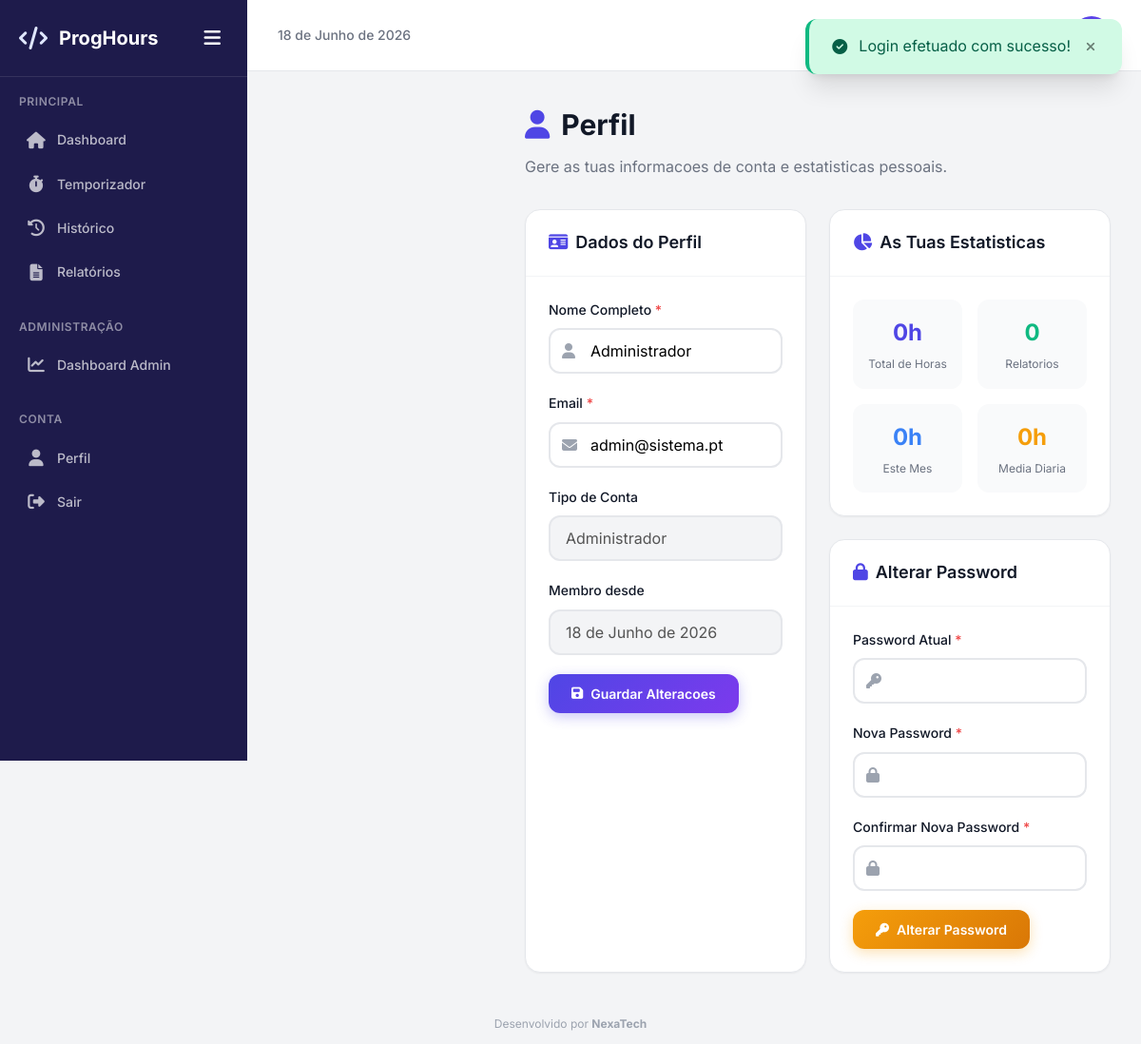
/perfil.php (signed in), run on the app's committed database.
### tables this page shows
CREATE TABLE IF NOT EXISTS utilizadores (
    id INT AUTO_INCREMENT PRIMARY KEY,
    nome VARCHAR(100) NOT NULL,
    email VARCHAR(150) NOT NULL UNIQUE,
    password VARCHAR(255) NOT NULL,
    role ENUM('admin', 'user') DEFAULT 'user',
    foto VARCHAR(255) DEFAULT NULL,
    ativo TINYINT(1) DEFAULT 1,
    created_at TIMESTAMP DEFAULT CURRENT_TIMESTAMP,
    updated_at TIMESTAMP DEFAULT CURRENT_TIMESTAMP ON UPDATE CURRENT_TIMESTAMP
);

### includes/auth.php (called while the page is built, shortened)
<?php
require_once __DIR__ . '/db.php';
function estaAutenticado(): bool {
    return isset($_SESSION['user_id']) && $_SESSION['user_id'] > 0;
}
function getUtilizadorAtual(): ?array {
    return fetchOne("SELECT * FROM utilizadores WHERE id = ?", [$_SESSION['user_id']]);
}

### includes/db.php (called while the page is built, shortened)
<?php
function getDB(): PDO {
    static $db = null;
    if ($db === null) {
        try {
            $dsn = "mysql:host=" . DB_HOST . ";dbname=" . DB_NAME . ";charset=utf8mb4";
            $opcoes = [
                PDO::ATTR_ERRMODE            => PDO::ERRMODE_EXCEPTION,
                PDO::ATTR_DEFAULT_FETCH_MODE => PDO::FETCH_ASSOC,
                PDO::ATTR_EMULATE_PREPARES   => false,
            ];
            $db = new PDO($dsn, DB_USER, DB_PASS, $opcoes);
        } catch (PDOException $e) {
            die("Erro de conexao a base de dados: " . $e->getMessage());
        }
    }
    return $db;
}
function query(string $sql, array $params = []): PDOStatement {
    $db = getDB();
    $stmt = $db->prepare($sql);
    $stmt->execute($params);
    return $stmt;
}
function fetchOne(string $sql, array $params = []): ?array {
    $stmt = query($sql, $params);
    $result = $stmt->fetch();
    return $result ?: null;
}

### includes/functions.php (called while the page is built, shortened)
<?php
require_once __DIR__ . '/db.php';
function formatarHoras(float $horas): string {
    $h = floor($horas);
    $m = round(($horas - $h) * 60);
    return "{$h}h " . ($m > 0 ? "{$m}min" : "");
}
function formatarData(string $data): string {
    $meses = [
        1 => 'Janeiro', 'Fevereiro', 'Marco', 'Abril', 'Maio', 'Junho',
        'Julho', 'Agosto', 'Setembro', 'Outubro', 'Novembro', 'Dezembro'
    ];
    $d = date('j', strtotime($data));
    $m = $meses[(int)date('n', strtotime($data))];
    $a = date('Y', strtotime($data));
    return "{$d} de {$m} de {$a}";
}
function getSemanaAtual(): array {
    $hoje = date('Y-m-d');
    $diaSemana = date('N', strtotime($hoje));
    $inicio = date('Y-m-d', strtotime($hoje . ' -' . ($diaSemana - 1) . ' days'));
    $fim = date('Y-m-d', strtotime($inicio . ' +6 days'));
    return ['inicio' => $inicio, 'fim' => $fim];
}
function getMesAtual(): array {
    $inicio = date('Y-m-01');
    $fim = date('Y-m-t');
    return ['inicio' => $inicio, 'fim' => $fim];
}
function getEstatisticasHoras(int $user_id): array {
    $semana = getSemanaAtual();
    $mes = getMesAtual();
    $hoje = fetchOne("SELECT COALESCE(SUM(total_horas), 0) as total FROM horas WHERE user_id = ? AND data = CURDATE() AND status = 'concluido'", [$user_id]);
    $semanaTotal = fetchOne("SELECT COALESCE(SUM(total_horas), 0) as total FROM horas WHERE user_id = ? AND data BETWEEN ? AND ? AND status = 'concluido'", [$user_id, $semana['inicio'], $semana['fim']]);
    $mesTotal = fetchOne("SELECT COALESCE(SUM(total_horas), 0) as total FROM horas WHERE user_id = ? AND data BETWEEN ? AND ? AND status = 'concluido'", [$user_id, $mes['inicio'], $mes['fim']]);
    $total = fetchOne("SELECT COALESCE(SUM(total_horas), 0) as total FROM horas WHERE user_id = ? AND status = 'concluido'", [$user_id]);
    $media = fetchOne("SELECT COALESCE(AVG(total_horas), 0) as media FROM (SELECT SUM(total_horas) as total_horas FROM horas WHERE user_id = ? AND status = 'concluido' GROUP BY data) as medias", [$user_id]);
    return [
        'hoje'   => (float) $hoje['total'],
        'semana' => (float) $semanaTotal['total'],
        'mes'    => (float) $mesTotal['total'],
        'total'  => (float) $total['total'],
        'media'  => round((float) $media['media'], 2)
    ];
}

### public/perfil.php (the view, shortened to what this page needs)
<?php
require_once __DIR__ . '/../includes/header.php';
$user_id = $_SESSION['user_id'];
$user = getUtilizadorAtual();
$stats = getEstatisticasHoras($user_id);
$totalRelatorios = fetchOne("SELECT COUNT(*) as total FROM relatorios WHERE user_id = ?", [$user_id]);
?>
<div class="page-header">
    <h1><i class="fas fa-user" style="margin-right:12px;color:var(--primary);"></i>Perfil</h1>
    <p>Gere as tuas informacoes de conta e estatisticas pessoais.</p>
</div>
<div class="grid-2">
    <div class="card fade-in">
        <div class="card-header">
            <h2 class="card-title"><i class="fas fa-id-card" style="margin-right:8px;color:var(--primary);"></i>Dados do Perfil</h2>
        </div>
        <div class="card-body">
            <form method="POST" action="">
                <div class="form-group">
                    <label class="form-label" for="nome">Nome Completo <span>*</span></label>
                    <div class="input-icon-wrapper">
                        <i class="fas fa-user"></i>
                        <input type="text" id="nome" name="nome" class="form-input" value="<?php echo htmlspecialchars($user['nome']); ?>" required>
                    </div>
                </div>
                <div class="form-group">
                    <label class="form-label" for="email">Email <span>*</span></label>
                    <div class="input-icon-wrapper">
                        <i class="fas fa-envelope"></i>
                        <input type="email" id="email" name="email" class="form-input" value="<?php echo htmlspecialchars($user['email']); ?>" required>
                    </div>
                </div>
                <div class="form-group">
                    <label class="form-label">Tipo de Conta</label>
                    <input type="text" class="form-input" value="<?php echo $user['role'] === 'admin' ? 'Administrador' : 'Programador'; ?>" disabled style="background:var(--gray-100);">
                </div>
                <div class="form-group">
                    <label class="form-label">Membro desde</label>
                    <input type="text" class="form-input" value="<?php echo formatarData(date('Y-m-d', strtotime($user['created_at']))); ?>" disabled style="background:var(--gray-100);">
                </div>
                <button type="submit" class="btn btn-primary">
                    <i class="fas fa-save"></i> Guardar Alteracoes
                </button>
            </form>
        </div>
    </div>
    <div>
        <div class="card fade-in" style="margin-bottom:24px;">
            <div class="card-header">
                <h2 class="card-title"><i class="fas fa-chart-pie" style="margin-right:8px;color:var(--primary);"></i>As Tuas Estatisticas</h2>
            </div>
            <div class="card-body">
                <div style="display:grid; grid-template-columns:1fr 1fr; gap:16px;">
                    <div style="text-align:center; padding:16px; background:var(--gray-50); border-radius:var(--radius-lg);">
                        <div style="font-size:var(--font-size-2xl); font-weight:700; color:var(--primary);"><?php echo formatarHoras($stats['total']); ?></div>
                        <div style="font-size:var(--font-size-xs); color:var(--text-secondary); margin-top:4px;">Total de Horas</div>
                    </div>
                    <div style="text-align:center; padding:16px; background:var(--gray-50); border-radius:var(--radius-lg);">
                        <div style="font-size:var(--font-size-2xl); font-weight:700; color:var(--success);"><?php echo $totalRelatorios['total']; ?></div>
                        <div style="font-size:var(--font-size-xs); color:var(--text-secondary); margin-top:4px;">Relatorios</div>
                    </div>
                    <div style="text-align:center; padding:16px; background:var(--gray-50); border-radius:var(--radius-lg);">
                        <div style="font-size:var(--font-size-2xl); font-weight:700; color:var(--info);"><?php echo formatarHoras($stats['mes']); ?></div>
                        <div style="font-size:var(--font-size-xs); color:var(--text-secondary); margin-top:4px;">Este Mes</div>
                    </div>
                    <div style="text-align:center; padding:16px; background:var(--gray-50); border-radius:var(--radius-lg);">
                        <div style="font-size:var(--font-size-2xl); font-weight:700; color:var(--warning);"><?php echo formatarHoras($stats['media']); ?></div>
                        <div style="font-size:var(--font-size-xs); color:var(--text-secondary); margin-top:4px;">Media Diaria</div>
                    </div>
                </div>
            </div>
        </div>
        <div class="card fade-in">
            <div class="card-header">
                <h2 class="card-title"><i class="fas fa-lock" style="margin-right:8px;color:var(--primary);"></i>Alterar Password</h2>
            </div>
            <div class="card-body">
                <form method="POST" action="">
                    <div class="form-group">
                        <label class="form-label" for="password_atual">Password Atual <span>*</span></label>
                        <div class="input-icon-wrapper">
                            <i class="fas fa-key"></i>
                            <input type="password" id="password_atual" name="password_atual" class="form-input" required>
                        </div>
                    </div>
                    <div class="form-group">
                        <label class="form-label" for="nova_password">Nova Password <span>*</span></label>
                        <div class="input-icon-wrapper">
                            <i class="fas fa-lock"></i>
                            <input type="password" id="nova_password" name="nova_password" class="form-input" required minlength="6">
                        </div>
                    </div>
                    <div class="form-group">
                        <label class="form-label" for="confirmar_password">Confirmar Nova Password <span>*</span></label>
                        <div class="input-icon-wrapper">
                            <i class="fas fa-lock"></i>
                            <input type="password" id="confirmar_password" name="confirmar_password" class="form-input" required minlength="6">
                        </div>
                    </div>
                    <button type="submit" class="btn btn-warning">
                        <i class="fas fa-key"></i> Alterar Password
                    </button>
                </form>
            </div>
        </div>
    </div>
</div>
<?php require_once __DIR__ . '/../includes/footer.php'; ?>

### public/assets/css/style.css (style rules this page uses)
:root { --primary: #4f46e5; --primary-dark: #4338ca; --primary-light: #e0e7ff; --primary-gradient: linear-gradient(135deg, #4f46e5 0%, #7c3aed 100%); --success: #10b981; --success-light: #d1fae5; --danger: #ef4444; --danger-light: #fee2e2; --warning: #f59e0b; --warning-light: #fef3c7; --info: #3b82f6; --info-light: #dbeafe; --gray-50: #f9fafb; --gray-100: #f3f4f6; --gray-200: #e5e7eb; --gray-300: #d1d5db; --gray-400: #9ca3af; --gray-500: #6b7280; --gray-600: #4b5563; --gray-700: #374151; --gray-800: #1f2937; --gray-900: #111827; --bg-body: #f3f4f6; --bg-card: #ffffff; --bg-sidebar: #1e1b4b; --text-primary: #111827; --text-secondary: #6b7280; --text-white: #ffffff; --font-family: 'Inter', -apple-system, BlinkMacSystemFont, 'Segoe UI', sans-serif; --font-size-xs: 0.75rem; --font-size-sm: 0.875rem; --font-size-base: 1rem; --font-size-lg: 1.125rem; --font-size-xl: 1.25rem; --font-size-2xl: 1.5rem; --font-size-3xl: 1.875rem; --spacing-1: 0.25rem; --spacing-2: 0.5rem; --spacing-3: 0.75rem; --spacing-4: 1rem; --spacing-5: 1.25rem; --spacing-6: 1.5rem; --spacing-8: 2rem; --spacing-10: 2.5rem; --spacing-12: 3rem; --radius-sm: 0.375rem; --radius-md: 0.5rem; --radius-lg: 0.75rem; --radius-xl: 1rem; --radius-2xl: 1.5rem; --shadow-sm: 0 1px 2px 0 rgba(0, 0, 0, 0.05); --shadow-md: 0 4px 6px -1px rgba(0, 0, 0, 0.1), 0 2px 4px -2px rgba(0, 0, 0, 0.1); --shadow-lg: 0 10px 15px -3px rgba(0, 0, 0, 0.1), 0 4px 6px -4px rgba(0, 0, 0, 0.1); --shadow-xl: 0 20px 25px -5px rgba(0, 0, 0, 0.1), 0 8px 10px -6px rgba(0, 0, 0, 0.1); --sidebar-width: 260px; --sidebar-collapsed: 70px; --transition-fast: 150ms ease; --transition-base: 250ms ease; }
*, *::before, *::after { margin: 0; padding: 0; box-sizing: border-box; }
html { scroll-behavior: smooth; }
body { font-family: var(--font-family); font-size: var(--font-size-base); color: var(--text-primary); background-color: var(--bg-body); line-height: 1.6; -webkit-font-smoothing: antialiased; }
button { cursor: pointer; font-family: inherit; }
.form-group { margin-bottom: var(--spacing-5); }
.form-label { display: block; margin-bottom: var(--spacing-2); font-size: var(--font-size-sm); font-weight: 500; color: var(--text-primary); }
.form-label span { color: var(--danger); }
.form-input { width: 100%; padding: var(--spacing-3) var(--spacing-4); border: 2px solid var(--gray-200); border-radius: var(--radius-lg); font-size: var(--font-size-base); font-family: inherit; transition: all var(--transition-fast); background: var(--bg-card); }
.form-input::placeholder { color: var(--gray-400); }
.input-icon-wrapper { position: relative; }
.input-icon-wrapper .form-input { padding-left: 42px; }
.input-icon-wrapper i { position: absolute; left: 14px; top: 50%; transform: translateY(-50%); color: var(--gray-400); font-size: 1rem; }
.btn { display: inline-flex; align-items: center; justify-content: center; gap: var(--spacing-2); padding: var(--spacing-3) var(--spacing-6); border: none; border-radius: var(--radius-lg); font-size: var(--font-size-sm); font-weight: 600; cursor: pointer; transition: all var(--transition-fast); white-space: nowrap; }
.btn-primary { background: var(--primary-gradient); color: white; box-shadow: 0 4px 14px rgba(79, 70, 229, 0.3); }
.btn-warning { background: linear-gradient(135deg, #f59e0b 0%, #d97706 100%); color: white; box-shadow: 0 4px 14px rgba(245, 158, 11, 0.3); }
.card { background: var(--bg-card); border-radius: var(--radius-xl); box-shadow: var(--shadow-sm); border: 1px solid var(--gray-200); overflow: hidden; transition: box-shadow var(--transition-fast); }
.card-header { display: flex; align-items: center; justify-content: space-between; padding: var(--spacing-5) var(--spacing-6); border-bottom: 1px solid var(--gray-100); }
.card-title { font-size: var(--font-size-lg); font-weight: 600; color: var(--text-primary); }
.card-body { padding: var(--spacing-6); }
.page-header { margin-bottom: var(--spacing-8); }
.page-header h1 { font-size: var(--font-size-3xl); font-weight: 700; color: var(--text-primary); margin-bottom: var(--spacing-2); }
.page-header p { color: var(--text-secondary); font-size: var(--font-size-base); }
.grid-2 { display: grid; grid-template-columns: repeat(2, 1fr); gap: var(--spacing-6); }
.fade-in { animation: fadeIn 0.4s ease forwards; }
body { overflow-x: hidden; }

### data on the page
utilizadores: nome "Administrador", email "admin@sistema.pt", role "Administrador", created_at "18 de Junho de 2026"

### other printed values
$flash['mensagem'] "Login efetuado com sucesso!"
APP_NAME "ProgHours"
formatarHoras($stats['total']) "0h"
$totalRelatorios['total'] "0"
formatarHoras($stats['mes']) "0h"
formatarHoras($stats['media']) "0h"
